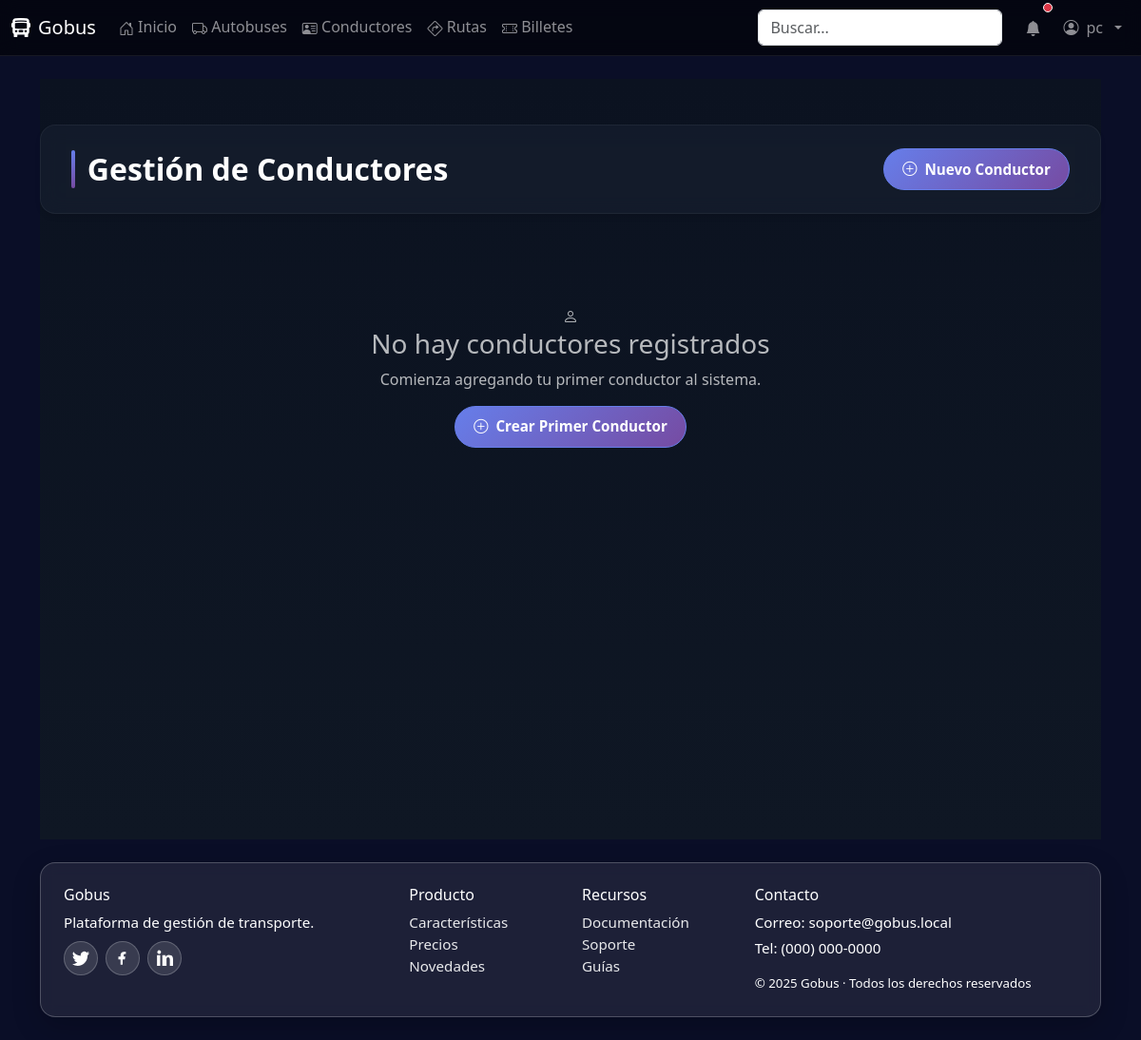
/conductores/ (signed in), run on an earlier commit of the app's database.
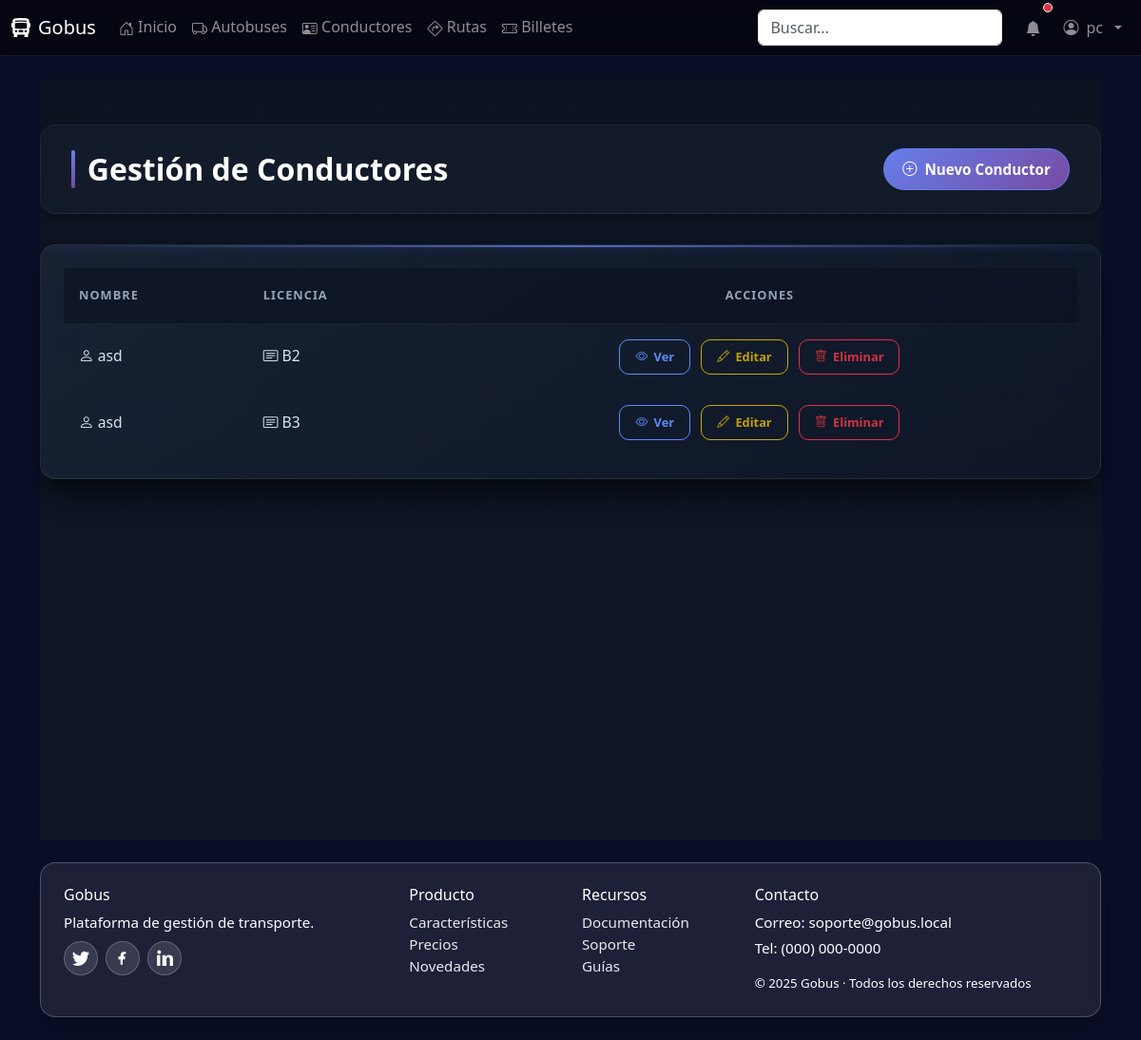
And on a later commit of the database.
### core/models.py (models this page shows, shortened)
class Conductor(models.Model):
    nombre = models.CharField(max_length=150)
    licencia = models.CharField(max_length=50, unique=True)

### core/views.py (the view)
# urls.py: path('conductores/', views.conductor_list, name='conductor_list'),
@login_required
def conductor_list(request):
    conductores = Conductor.objects.all().order_by('nombre')
    paginator = Paginator(conductores, 10)
    page_number = request.GET.get('page')
    page_obj = paginator.get_page(page_number)
    context = {
        'page_obj': page_obj,
        'title': 'Gestión de Conductores'
    }
    return render(request, 'core/conductores/conductor_list.html', context)

### core/templates/core/conductores/conductor_list.html (shortened to what this page needs)
{% extends 'base.html' %}
{% load static %}
{% block head_extra %}
<link href="{% static 'core/css/home-modern.css' %}" rel="stylesheet">
<link href="{% static 'core/css/crud.css' %}" rel="stylesheet">
{% endblock %}
{% block content %}
<div class="crud-container">
  <div class="page-header">
    <h1 class="page-title">{{ title }}</h1>
    <a href="{% url 'conductor_create' %}" class="btn-create">
      <i class="bi bi-plus-circle"></i>
      Nuevo Conductor
    </a>
  </div>
  {% if page_obj %}
    <div class="table-container">
      <div class="table-responsive">
        <table class="modern-table">
          <thead>
            <tr>
              <th>Nombre</th>
              <th>Licencia</th>
              <th>Acciones</th>
            </tr>
          </thead>
          <tbody>
            {% for conductor in page_obj %}
              <tr>
                <td data-label="Nombre">
                  <div class="conductor-cell">
                    <i class="bi bi-person"></i>
                    {{ conductor.nombre }}
                  </div>
                </td>
                <td data-label="Licencia">
                  <div class="licencia-cell">
                    <i class="bi bi-card-text"></i>
                    {{ conductor.licencia }}
                  </div>
                </td>
                <td data-label="Acciones">
                  <div class="action-cell">
                    <a href="{% url 'conductor_detail' conductor.pk %}" class="btn-action btn-view">
                      <i class="bi bi-eye"></i> Ver
                    </a>
                    <a href="{% url 'conductor_edit' conductor.pk %}" class="btn-action btn-edit">
                      <i class="bi bi-pencil"></i> Editar
                    </a>
                    <a href="{% url 'conductor_delete' conductor.pk %}" class="btn-action btn-delete">
                      <i class="bi bi-trash"></i> Eliminar
                    </a>
                  </div>
                </td>
              </tr>
            {% endfor %}
          </tbody>
        </table>
      </div>
    </div>
  {% else %}
    <div class="empty-state">
      <i class="bi bi-person"></i>
      <h3>No hay conductores registrados</h3>
      <p>Comienza agregando tu primer conductor al sistema.</p>
      <a href="{% url 'conductor_create' %}" class="btn-create">
        <i class="bi bi-plus-circle"></i>
        Crear Primer Conductor
      </a>
    </div>
  {% endif %}
</div>
{% endblock %}

What changed in the data, as far as the page shows it:
added Conductor: nombre "asd", licencia "B2"
added Conductor: nombre "asd", licencia "B3"
Also different on the page:
text no longer shown: "No hay conductores registrados Comienza agregando tu primer conductor al sistema. Crear Primer Conductor"
text now shown: "NOMBRE LICENCIA ACCIONES"
